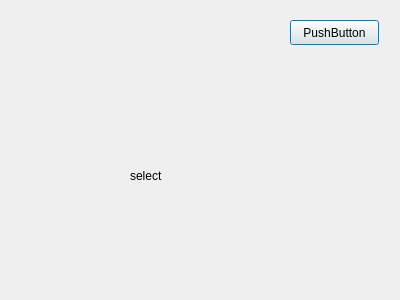
<?xml version="1.0" encoding="UTF-8"?>
<ui version="4.0">
 <class>someselect</class>
 <widget class="QDialog" name="someselect">
  <property name="geometry">
   <rect>
    <x>0</x>
    <y>0</y>
    <width>400</width>
    <height>300</height>
   </rect>
  </property>
  <property name="windowTitle">
   <string>Dialog</string>
  </property>
  <widget class="QLabel" name="label">
   <property name="geometry">
    <rect>
     <x>130</x>
     <y>150</y>
     <width>171</width>
     <height>51</height>
    </rect>
   </property>
   <property name="text">
    <string>select</string>
   </property>
  </widget>
  <widget class="QPushButton" name="pushButton">
   <property name="geometry">
    <rect>
     <x>290</x>
     <y>20</y>
     <width>89</width>
     <height>25</height>
    </rect>
   </property>
   <property name="text">
    <string>PushButton</string>
   </property>
  </widget>
 </widget>
 <resources/>
 <connections/>
</ui>
